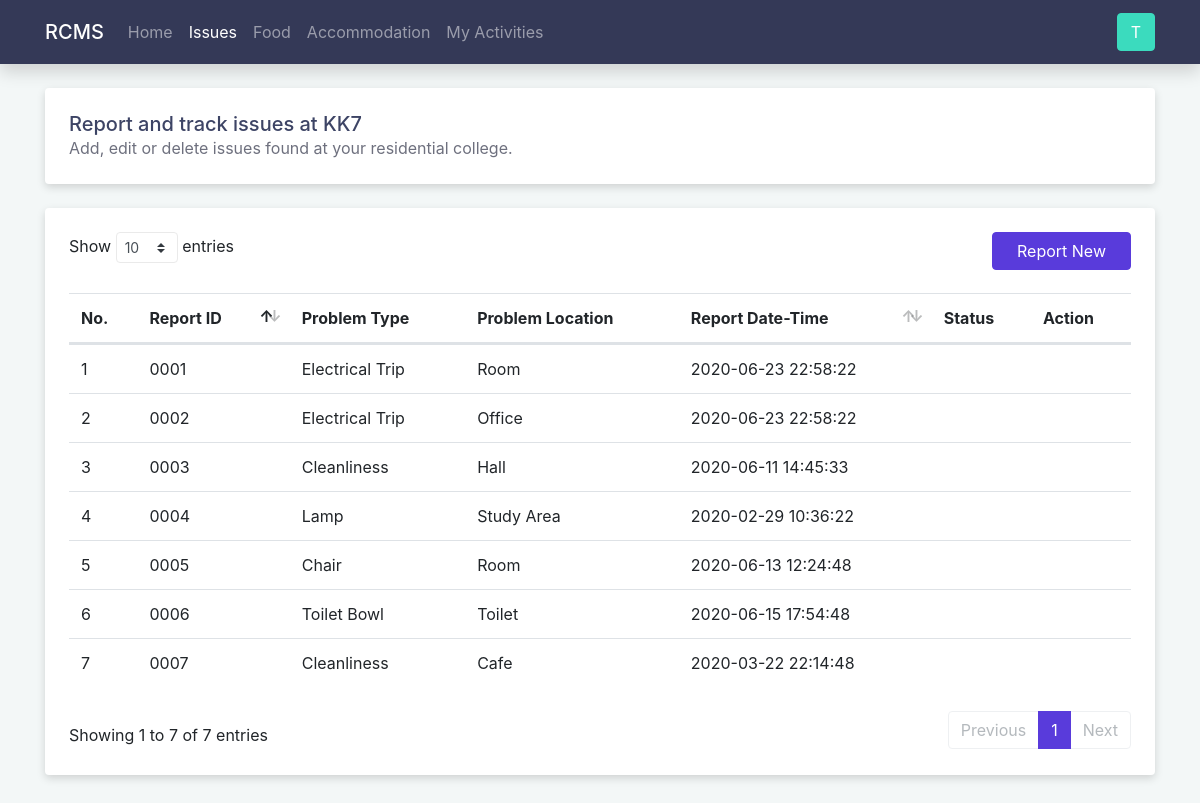
Page /issues (signed in) on the committed database.
### tables this page shows
CREATE TABLE issue
(
    id         INTEGER UNSIGNED AUTO_INCREMENT PRIMARY KEY,
    user_id    INTEGER UNSIGNED NOT NULL,
    type       VARCHAR(100)     NOT NULL,
    location   VARCHAR(100)     NOT NULL,
    details    VARCHAR(5000)    NOT NULL,
    img        VARCHAR(2083),
    status     TINYINT UNSIGNED NOT NULL DEFAULT 0,
    created_at TIMESTAMP        NOT NULL DEFAULT CURRENT_TIMESTAMP,
    updated_at TIMESTAMP        NOT NULL DEFAULT CURRENT_TIMESTAMP ON UPDATE CURRENT_TIMESTAMP
);

### src/models/Database.php (called while the page is built)
<?php
class Database
{
    private ?PDO $connection;
    private string $dbname;
    private string $username;
    private string $password;
    private string $host;
    private string $port;
    private string $charset;
    public function __construct(string $dbname, string $username, string $password, string $host = 'localhost', string $port = '3306', string $charset = 'utf8mb4')
    {
        $this->dbname = $dbname;
        $this->username = $username;
        $this->password = $password;
        $this->host = $host;
        $this->port = $port;
        $this->charset = $charset;
    }
    public function getConnection(): PDO
    {
        if (!isset($this->connection)) {
            $dsn = "mysql:dbname=$this->dbname;host=$this->host;port=$this->port;charset=$this->charset";
            $options = [
                PDO::ATTR_DEFAULT_FETCH_MODE => PDO::FETCH_ASSOC,
                PDO::ATTR_ERRMODE => PDO::ERRMODE_EXCEPTION,
                PDO::ATTR_EMULATE_PREPARES => false,
                PDO::MYSQL_ATTR_FOUND_ROWS => true,
            ];
            try {
                $this->connection = new PDO($dsn, $this->username, $this->password, $options);
            } catch (PDOException $e) {
                throw $e;
            }
        }
        return $this->connection;
    }
    public function closeConnection(): void
    {
        $this->connection = null;
    }
}

### src/models/IssueModel.php (called while the page is built, shortened)
<?php
class IssueModel
{
    private PDO $connection;
    public function __construct(PDO $connection)
    {
        $this->connection = $connection;
    }
    public function getReportsByUserId(int $userId): array
    {
        try {
            $stmt = $this->connection->prepare('SELECT * FROM issue WHERE user_id = ?');
            $stmt->execute([$userId]);
            $data = $stmt->fetchAll();
            return $data;
        } catch (PDOException $exception) {
            error_log('IssueModel: getReportsByUserId: ' . $exception->getMessage() . 'userId: ' . $userId);
            throw $exception;
        }
    }
}

### src/modules/issues/issues.php (the view, shortened to what this page needs)
<?php
include '../src/templates/header.php';
include '../src/templates/navbar.php';
include '../src/models/IssueModel.php';
if (isset($_SESSION['user_id'])) {
    $db = new Database(DATABASE_NAME, DATABASE_USERNAME, DATABASE_PASSWORD);
    $server_err = false;
    try {
        $model = new IssueModel($db->getConnection());
        $records = $model->getReportsByUserId($_SESSION['user_id']);
    } catch (PDOException $exception) {
        $server_err = true;
    }
}
?>
<main class="container">
    <?php if (isset($_SESSION['user_id'])) : ?>
        <?php if (!$server_err) : ?>
            <div class="card p-4 mb-4">
                <h5 class="text-primary m-0">Report and track issues at KK<?= $_SESSION['user_college_id'] ?></h5>
                <p class="text-secondary m-0">Add, edit or delete issues found at your residential college.</p>
            </div>
            <div class="card p-4">
                <div class="table-responsive">
                    <a href="/issues/new" type="button" class="btn btn-primary float-none d-block float-md-right px-4 mb-4 mb-md-0">Report New</a>
                    <table class="table header-border table-hover w-100 py-3 table-responsive-sm" id="table">
                        <thead>
                        <tr>
                            <th>No.</th>
                            <th>Report ID</th>
                            <th>Problem Type</th>
                            <th>Problem Location</th>
                            <th>Report Date-Time</th>
                            <th>Status</th>
                            <th>Action</th>
                        </tr>
                        </thead>
                        <tbody id="myTable" onload="editable()">
                        <?php foreach ($records as $record): ?>
                            <tr>
                                <td></td>
                                <td><?= sprintf( '%04d', $record['id'] ) ?></td>
                                <td><?= $record['type'] ?></td>
                                <td><?= $record['location'] ?></td>
                                <td><?= $record['created_at'] ?></td>
                                <td><?= $record['status'] ?></td>
                                <td></td>
                            </tr>
                        <?php endforeach; ?>
                        </tbody>
                    </table>
                </div>
            </div>
        <?php else : include '../src/templates/server_err.php'; endif; ?>
    <?php else : include '../src/templates/acc_req.php'; endif; ?>
</main>
<?php include '../src/templates/footer.php' ?>

### public/assets/css/custom.css (style rules this page uses)
:root { --background: #F3F7F7; --primary: #593BDB; --primary-dark: #5035C5; --secondary: #3BDBBE; --secondary-dark: #35C5AB; --danger: #FA5C7C; --danger-dark: #E15370; --navbar: #343957; --text-primary: #3D4465; --text-secondary: #6E707E; }
body { background-color: var(--background); }
main { padding-top: 5.5rem; padding-bottom: 3rem; position: relative; }
.btn-primary { background-color: var(--primary); border-color: var(--primary); }
.card { border: 0; transition: 0.3s; box-shadow: 0 0.2rem 0.5rem rgba(0, 0, 0, 0.15); }
.text-primary { color: var(--text-primary) !important; }
.text-secondary { color: var(--text-secondary) !important; }

### rows in the picture
issue: id "0001", type "Electrical Trip", location "Room", created_at "2020-06-23 22:58:22"
issue: id "0002", type "Electrical Trip", location "Office", created_at "2020-06-23 22:58:22"
issue: id "0003", type "Cleanliness", location "Hall", created_at "2020-06-11 14:45:33"
issue: id "0004", type "Lamp", location "Study Area", created_at "2020-02-29 10:36:22"
issue: id "0005", type "Chair", location "Room", created_at "2020-06-13 12:24:48"
issue: id "0006", type "Toilet Bowl", location "Toilet", created_at "2020-06-15 17:54:48"
issue: id "0007", type "Cleanliness", location "Cafe", created_at "2020-03-22 22:14:48"

### other values in the picture
$_SESSION['username'][0] "T"
$_SESSION['user_college_id'] "7"
